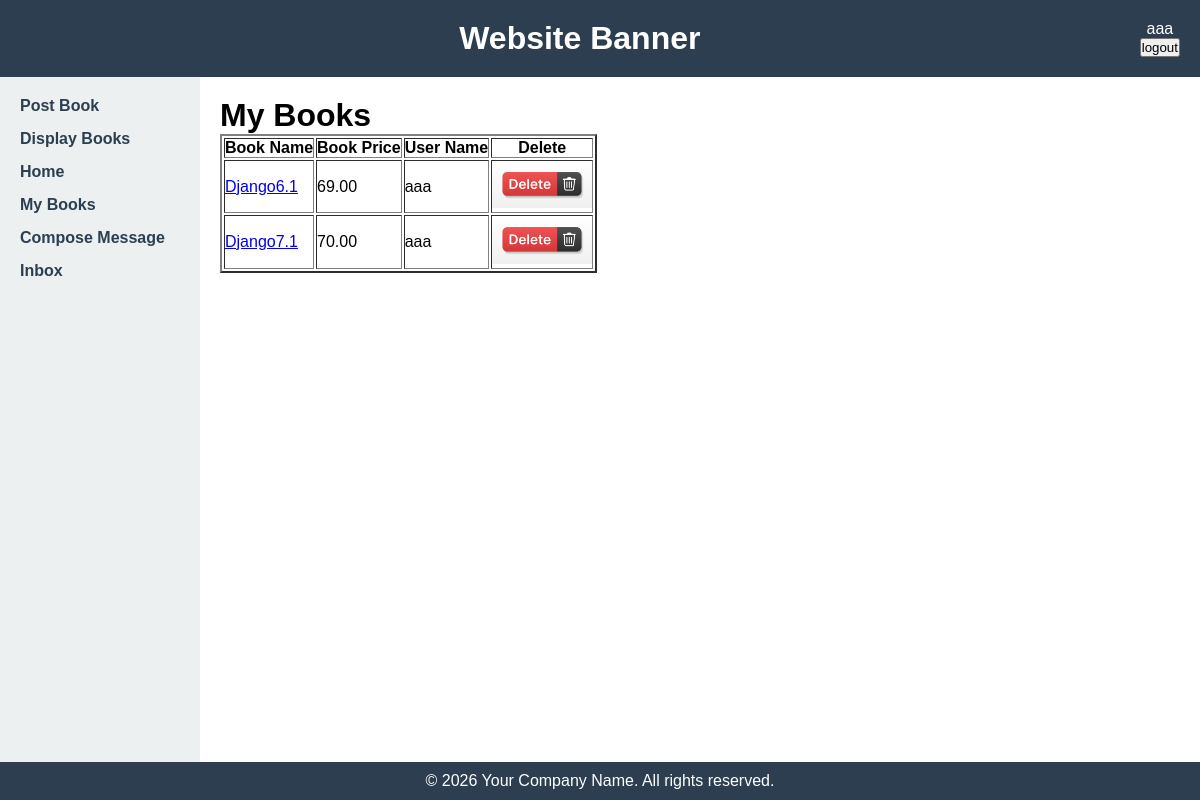
The app's page /mybooks/ (signed in) with its own data.
### bookMng/models.py (models this page shows, shortened)
class MainMenu(models.Model):
    item = models.CharField(max_length=300, unique=True)
    link = models.CharField(max_length=300, unique=True)

class Book(models.Model):
    name = models.CharField(max_length=200)
    web = models.URLField(max_length=300)
    price = models.DecimalField(decimal_places=2, max_digits=8)
    publishdate = models.DateField(auto_now=True)
    picture = models.FileField(upload_to="bookEx/static/uploads")
    pic_path = models.CharField(max_length=300, editable=False, blank=True)
    username = models.ForeignKey(
        User,
        blank=True,
        null=True,
        on_delete=models.CASCADE,
    )
    favorited_by = models.ManyToManyField(
        settings.AUTH_USER_MODEL,
        related_name="favorite_books",
        blank=True,
    )

### bookMng/views.py (the view)
# urls.py: path("mybooks/", views.mybooks, name="mybooks"),
@login_required
def mybooks(request):
    books = Book.objects.filter(username=request.user)
    for book in books:
        book.pic_path = book.picture.url[14:]
    return render(
        request,
        "bookMng/mybooks.html",
        {
            "item_list": MainMenu.objects.all(),
            "books": books,
        },
    )

### bookEx/templates/bookMng/mybooks.html (shortened to what this page needs)
{% extends "base.html" %}
{% load static %}
{% block sidenav %}
    {% for item in item_list %}
        <li>
            <a href="{{ item.link }}">{{ item.item }}</a>
        </li>
    {% endfor %}
{% endblock sidenav %}
{% block content %}
    <h1>My Books</h1>
    <table border="2">
        <thead>
            <tr>
                <th>Book Name</th>
                <th>Book Price</th>
                <th>User Name</th>
                <th>Delete</th>
            </tr>
        </thead>
        <tbody>
            {% for book in books %}
                <tr>
                    <td>
                        <a href="{% url 'book_detail' book.id %}">
                            {{ book.name }}
                        </a>
                    </td>
                    <td>{{ book.price }}</td>
                    <td>{{ book.username }}</td>
                    <td>
                        <form method="post"
                              action="{% url 'book_delete' book.id %}"
                              onsubmit="return confirm('Delete this book?');">
                            <button type="submit"
                                    style="background: none; border: none; cursor: pointer;">
                                <img src="{% static 'delete_button.jpg' %}"
                                     width="100"
                                     alt="Delete {{ book.name }}">
                            </button>
                        </form>
                    </td>
                </tr>
            {% empty %}
                <tr>
                    <td colspan="4">You have not posted any books yet.</td>
                </tr>
            {% endfor %}
        </tbody>
    </table>
{% endblock content %}

### bookEx/templates/base.html (shortened to what this page needs)
{% load static %}
<!DOCTYPE html>
<html lang="en">
<head>
    <link href="{% static 'main.css' %}" rel="stylesheet" type="text/css">
    <link rel="stylesheet" href="{% static 'table_format.css' %}" type="text/css" />
    <link rel="stylesheet" href="{% static 'message_box.css' %}">
</head>
<body>
    <header class="banner">
        <span style="float: right;">
            {% if user.is_authenticated %}
               {{ user.username}}
               <form action="{% url 'logout' %}?next=/" method="post">
                   <button type="submit">logout</button>
               </form>
            {% else %}
               Not Logged in
               <a href="{% url 'login' %}?next=/">login</a>
            {% endif %}
        </span>
        <h1>Website Banner</h1>
    </header>
    <div class="container">
        <nav class="sidebar">
            <ul>
                {% block sidenav %}{% endblock sidenav %}
            </ul>
        </nav>
        <main class="content">
            {% block content %}{% endblock content %}
        </main>
    </div>
    <footer class="footer">
        <p>&copy; 2026 Your Company Name. All rights reserved.</p>
    </footer>
</body>
</html>

### bookEx/static/main.css (style rules this page uses)
* { margin: 0; padding: 0; box-sizing: border-box; }
body { font-family: Arial, sans-serif; min-height: 100vh; display: flex; flex-direction: column; }
.banner { background-color: #2c3e50; color: white; padding: 20px; text-align: center; }
.container { flex: 1; display: flex; }
.sidebar { width: 200px; background-color: #ecf0f1; padding: 20px; }
.sidebar ul { list-style: none; }
.sidebar li { margin-bottom: 15px; }
.sidebar a { text-decoration: none; color: #2c3e50; font-weight: bold; }
.content { flex: 1; padding: 20px; background-color: #ffffff; }
.footer { background-color: #2c3e50; color: white; text-align: center; padding: 10px; }

### records on screen
MainMenu: item "Post Book"
MainMenu: item "Display Books"
MainMenu: item "Home"
MainMenu: item "My Books"
MainMenu: item "Compose Message"
MainMenu: item "Inbox"
Book: name "Django6.1", price "69.00", username "aaa"
Book: name "Django7.1", price "70.00", username "aaa"

### other values on screen
{{ user.username }} "aaa"
